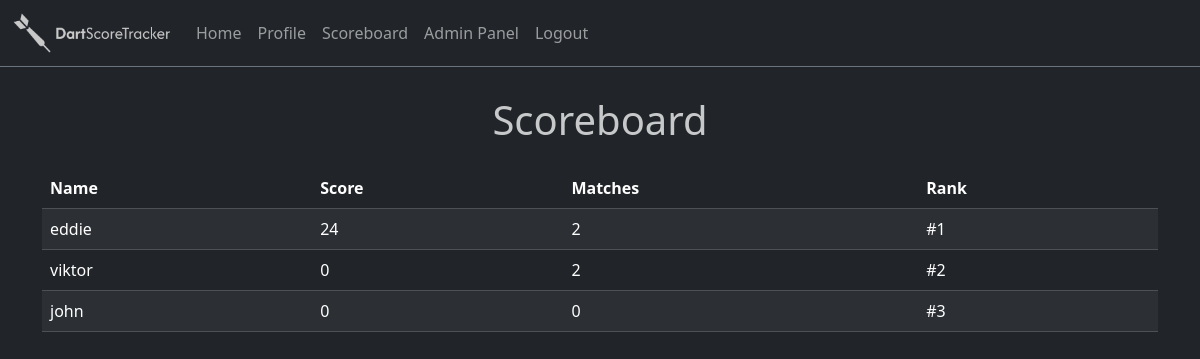
The page /scoreboard (signed in) on the database as committed earlier.
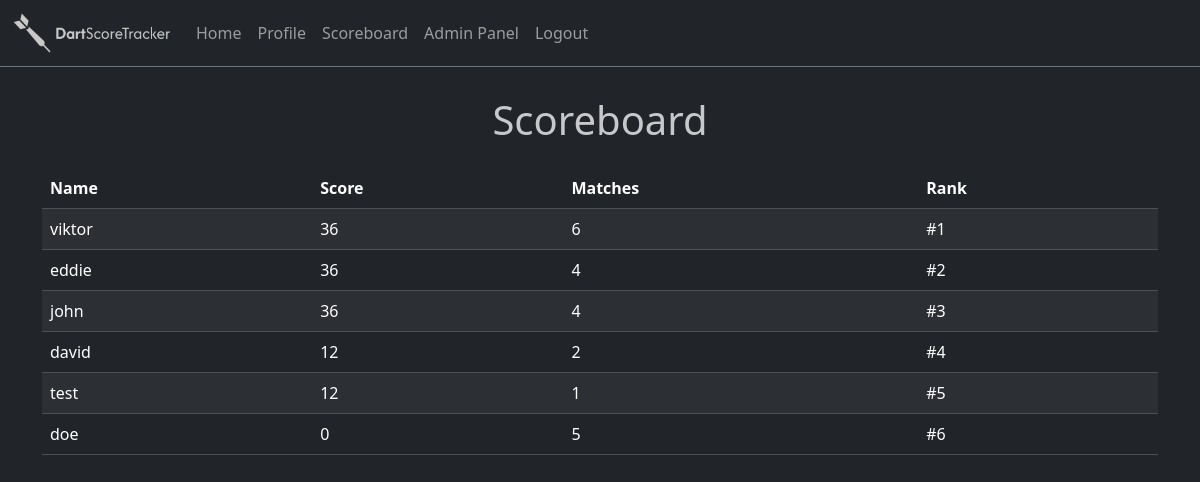
The same page on the database as committed later.
### models/models.py (models this page shows, shortened)
class User(db.Model):
    __tablename__ = 'Users'
    id = db.Column(db.Integer, primary_key=True)
    username = db.Column(db.String(80), unique=True, nullable=False)
    email = db.Column(db.String(80), unique=True, nullable=False)
    password_hash = db.Column(db.String(128), nullable=False)
    role = db.Column(db.String(50), nullable=False)

### routes/scoreboard.py (the view)
@scoreboard_bp.route("/scoreboard")
def scoreboard():
    users = User.query.all()
    user_stats = []
    for user in users:
        wins = len(user.won_matches)
        losses = len(user.lost_matches)
        total_matches = wins + losses
        score = wins  # Or whatever logic you want
        user_stats.append({
            'username': user.username,
            'score': score * 12,
            'matches': total_matches,
        })
    user_stats.sort(key=lambda x: x['score'], reverse=True)
    for i, user in enumerate(user_stats, start=1):
        user['rank'] = i
    return render_template('scoreboard.html', user_stats=user_stats)

### templates/scoreboard.html
{% extends 'layout.html' %}
{% block body %}
<div class="mt-5 pt-5 container d-flex flex-column justify-content-center align-items-center">
    <h1>Scoreboard</h1>
    <table class="mt-3 table table-dark table-striped">
        <thead>
            <tr>
                <th>Name</th>
                <th>Score</th>
                <th>Matches</th>
                <th>Rank</th>
            </tr>
        </thead>
       <tbody>
            {% for user in user_stats %}
            <tr>
                <td>{{ user.username }}</td>
                <td>{{ user.score }}</td>
                <td>{{ user.matches }}</td>
                <td>#{{ user.rank }}</td>
            </tr>
            {% endfor %}
        </tbody>
    </table>
</div>
{% endblock %}

### templates/layout.html (shortened to what this page needs)
<!DOCTYPE html>
<html lang="en">
<head>
    <link href="https://cdn.jsdelivr.net/npm/bootstrap@5.3.8/dist/css/bootstrap.min.css" rel="stylesheet">
    <link href="https://cdn.jsdelivr.net/npm/bootstrap-icons@1.11.3/font/bootstrap-icons.css" rel="stylesheet">
    <link href="{{ url_for('static', filename='style.css') }}" rel="stylesheet">
    <link href="https://cdn.lineicons.com/5.0/lineicons.css" rel="stylesheet" />
</head>
<body class="bg-dark text-white text-opacity-75">
    {% if session['user_id'] %}
    <nav class="navbar navbar-expand-sm fixed-top navbar-dark bg-dark border-bottom border-secondary">
        <div class="container-fluid">
            <a class="navbar-brand" href="/">
                <img src="/static/images/brand.png" width="160" height="40" />
            </a>
            <div class="collapse navbar-collapse" id="navbarNav">
                <ul class="navbar-nav">
                    <li class="nav-item"><a class="nav-link" href="/">Home</a></li>
                    <li class="nav-item"><a class="nav-link" href="/profile">Profile</a></li>
                    <li class="nav-item"><a class="nav-link" href="/scoreboard">Scoreboard</a></li>
                    {% if session['user_role'] == 'admin' %}
                    <li class="nav-item"><a class="nav-link" href="/adminpanel">Admin Panel</a></li>
                    {% endif %}
                    <li class="nav-item"><a class="nav-link" href="/logout">Logout</a></li>
                </ul>
            </div>
        </div>
    </nav>
    {% endif %}
    {% block body %}
    {% endblock %}
</body>
</html>

### static/style.css (style rules this page uses)
a { color: #65c8dd; }

Rows that differ between the two databases and show on the page:
shown differently, row unchanged: User "viktor": score "0" → "36"; matches "2" → "6"; rank "2" → "1"; moves up the list
computed for User "eddie": score "24" → "36"; matches "2" → "4"; rank "1" → "2"
changed User "john": score "0" → "36"; matches "0" → "4"
added User: username "david", score "12", matches "2", rank "4"
added User: username "test", score "12", matches "1", rank "5"
added User: username "doe", score "0", matches "5", rank "6"
